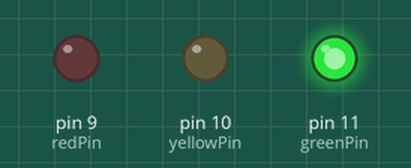
Bench run of a sketch on a simulated Arduino Uno, built with avr-gcc and run on an emulated ATmega328P. Shown: output pins drawn as LEDs (lit = HIGH).

Above: at 2.7 s.
At 9.0 s:
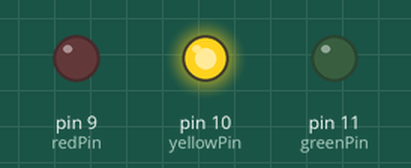
At 12.5 s:
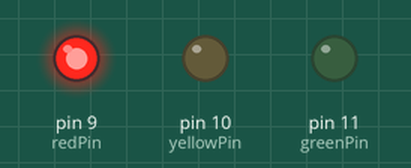
At 15.5 s:
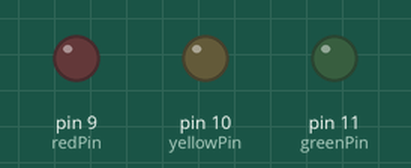
Timing chart, 0 to 20.8 s (numbered marks = the images above):
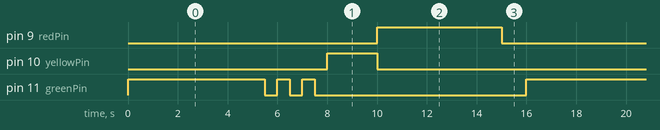

The sketch:

Task1.ino
```cpp
const int redPin = 9;
const int yellowPin = 10;
const int greenPin = 11;

void setup()
{
  pinMode(redPin, OUTPUT);
  pinMode(yellowPin, OUTPUT);
  pinMode(greenPin, OUTPUT);
}

void loop()
{
  // Зеленый сигнал
  digitalWrite(greenPin, HIGH);
  delay(5000);

  // Зеленый мигающий сигнал 3 раза
  for (int i = 0; i < 3; i++)
  {
    digitalWrite(greenPin, HIGH);
    delay(500);
    digitalWrite(greenPin, LOW);
    delay(500);
  }

  // Желтый сигнал
  digitalWrite(yellowPin, HIGH);
  delay(2000);
  digitalWrite(yellowPin, LOW);

  // Красный сигнал
  digitalWrite(redPin, HIGH);
  delay(5000);

  digitalWrite(redPin, LOW);
  digitalWrite(yellowPin, LOW);
  digitalWrite(greenPin, LOW);
  delay(1000);
}
```

Measured:
- by itself, pin 9 (redPin): alternates HIGH for 5.0 s and LOW for 11.0 s
- by itself, pin 10 (yellowPin): alternates HIGH for 2.0 s and LOW for 14.0 s
- by itself, pin 11 (greenPin): repeats every 16.0 s: 2 × (LOW 0.50 s, HIGH 0.50 s), LOW 8.5 s, HIGH 5.5 s
